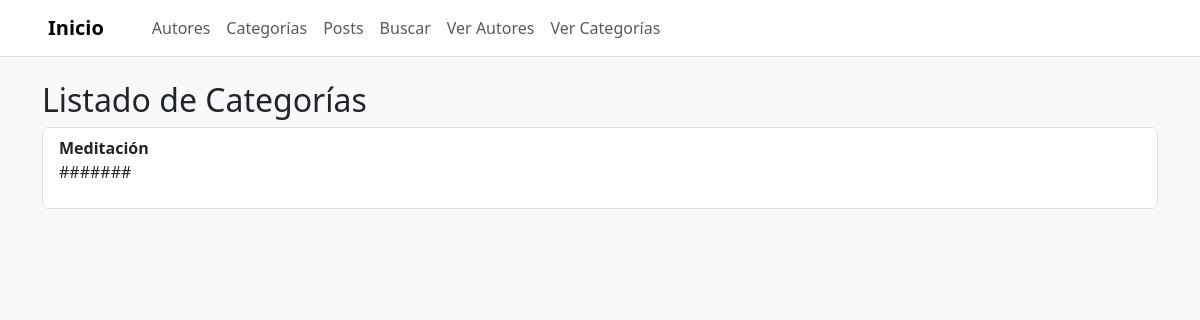
Before: /categorias/ with the older database file.
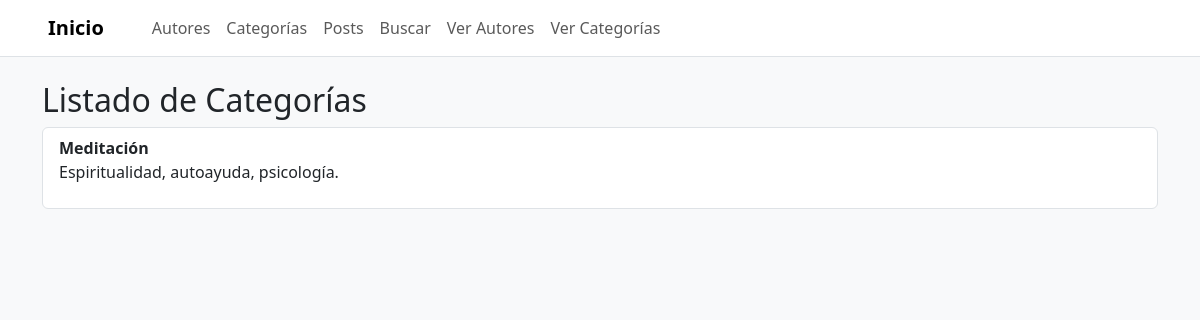
After: the same page with the newer database file.
### blog/models.py (models this page shows, shortened)
class Categoria(models.Model):
    nombre = models.CharField(max_length=50)
    descripcion = models.TextField()

### blog/views.py (the view)
# urls.py: path('categorias/', views.listar_categorias, name='listar_categorias'),
def listar_categorias(request):
    categorias = Categoria.objects.all()
    return render(request, 'blog/listar_categorias.html', {'categorias': categorias})

### blog/templates/blog/listar_categorias.html
{% extends 'blog/base.html' %}
{% block contenido %}
<h2>Listado de Categorías</h2>
<ul class="list-group">
    {% for categoria in categorias %}
        <li class="list-group-item">
            <strong>{{ categoria.nombre }}</strong>
            <p>{{ categoria.descripcion }}</p>
        </li>
    {% empty %}
        <li class="list-group-item">No hay categorías registradas.</li>
    {% endfor %}
</ul>
{% endblock %}

Changed rows visible on the page:
changed Categoria "Meditación": descripcion "#######" → "Espiritualidad, autoayuda, psicología."
